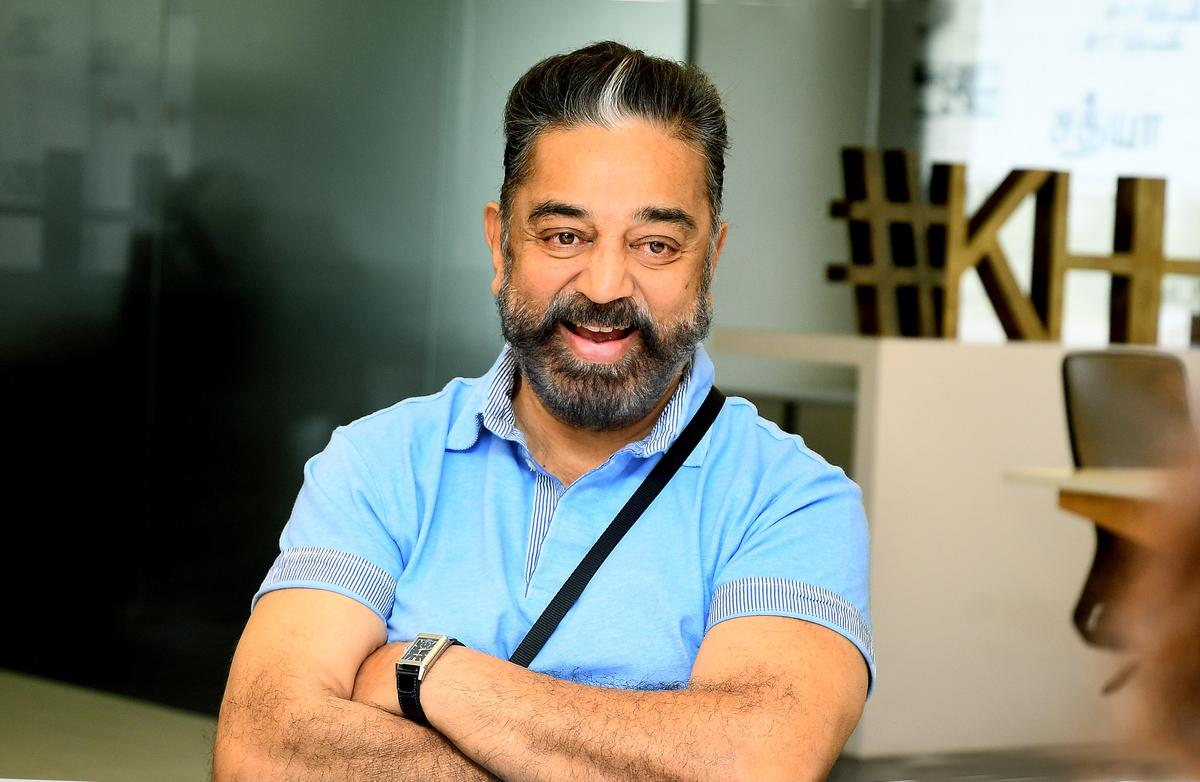
#> input picture cv3.guvi/kamal1.jpg, 1200 x 782 px
$ python keypoints.py
#> lines starting #> are read from the running program, lines starting #| are printed output that depends on the picture
import cv2
import matplotlib.pyplot as plt

img = cv2.imread("kamal1.jpg")
#> img is the input picture: shape (782, 1200, 3); mean B, G, R 110.7, 125.4, 126.8
gray = cv2.cvtColor(img,cv2.COLOR_BGR2GRAY)
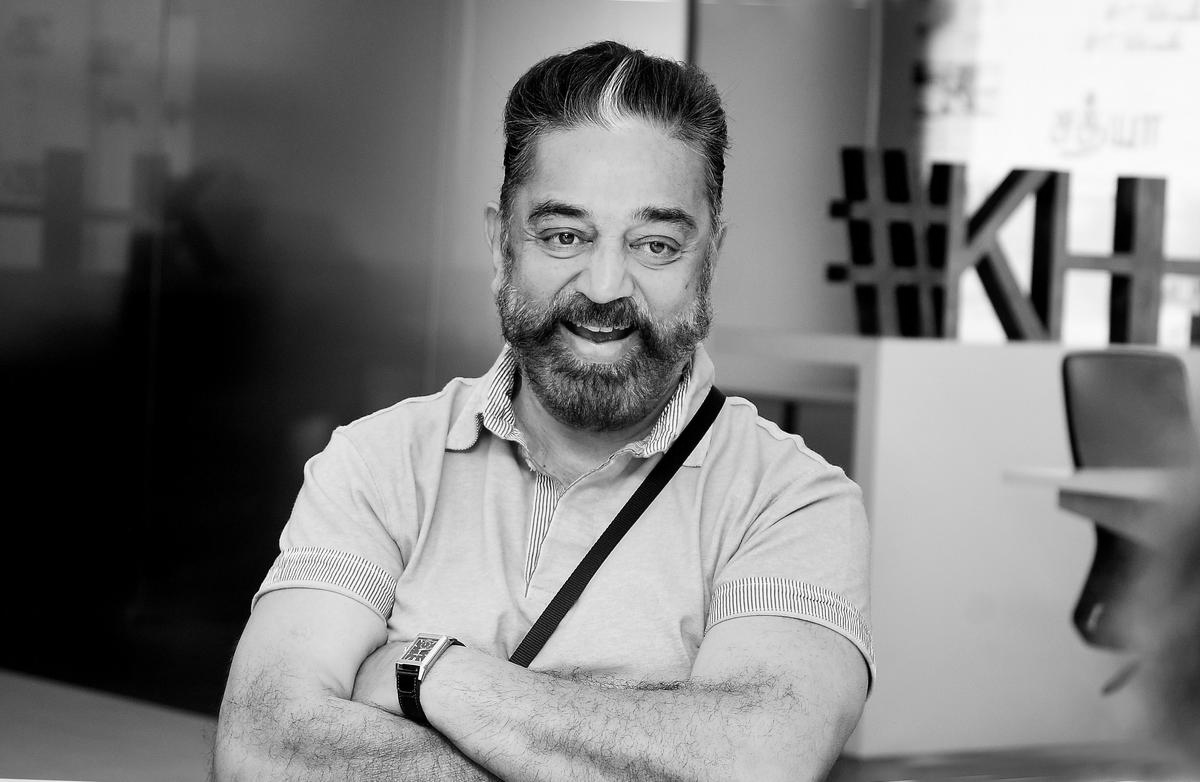
#> gray: shape (782, 1200); min 0, max 255, mean 124.1

#SIFT
sift = cv2.SIFT_create()
keypoints, descriptors = sift.detectAndCompute(gray,None)
#> keypoints = 1015 keypoints; strongest (x, y, size): (419, 678, 2.2), (1049, 191, 26.1), (408, 681, 18.4), (1126, 188, 16.6)

img_sift = cv2.drawKeypoints(img,keypoints,None,flags = cv2.DRAW_MATCHES_FLAGS_DRAW_RICH_KEYPOINTS)
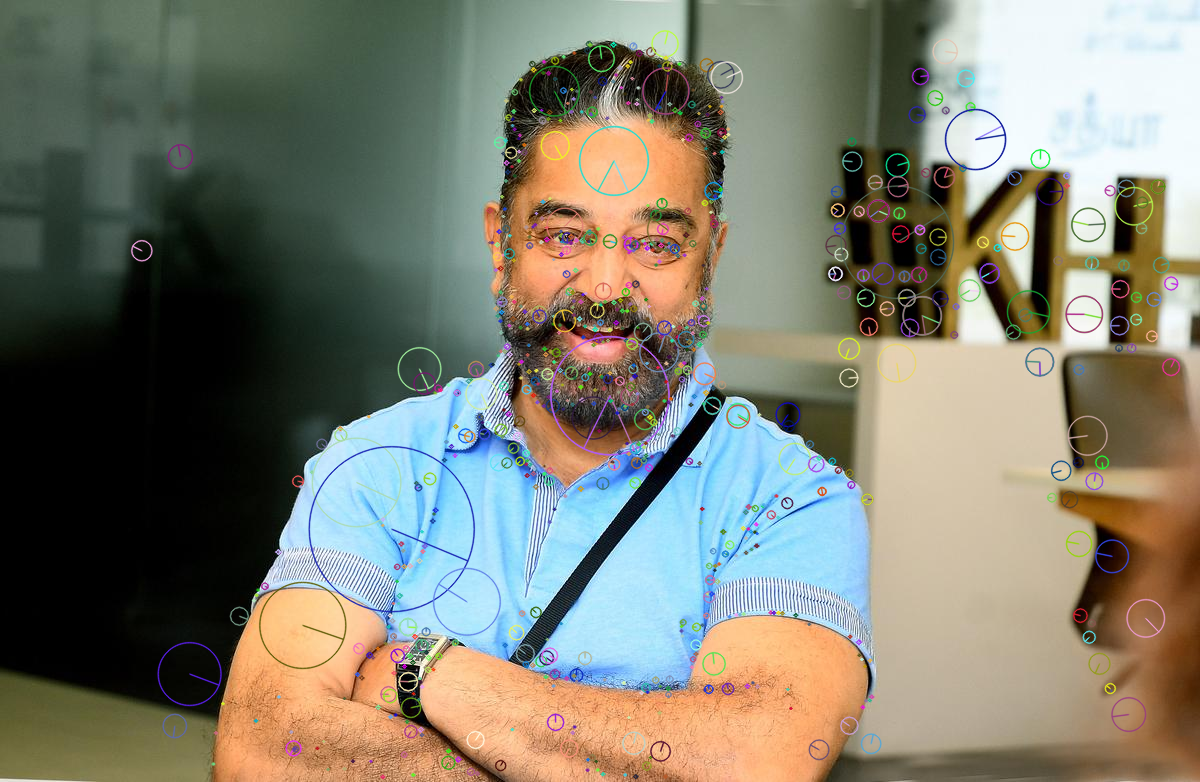
#> img_sift: shape (782, 1200, 3); mean B, G, R 111.5, 125.6, 126.8

plt.imshow(cv2.cvtColor(img_sift,cv2.COLOR_BGR2RGB))
plt.axis("off")
plt.show()

$ run again, with cv3.guvi/kamal2.jpg copied over cv3.guvi/kamal1.jpg
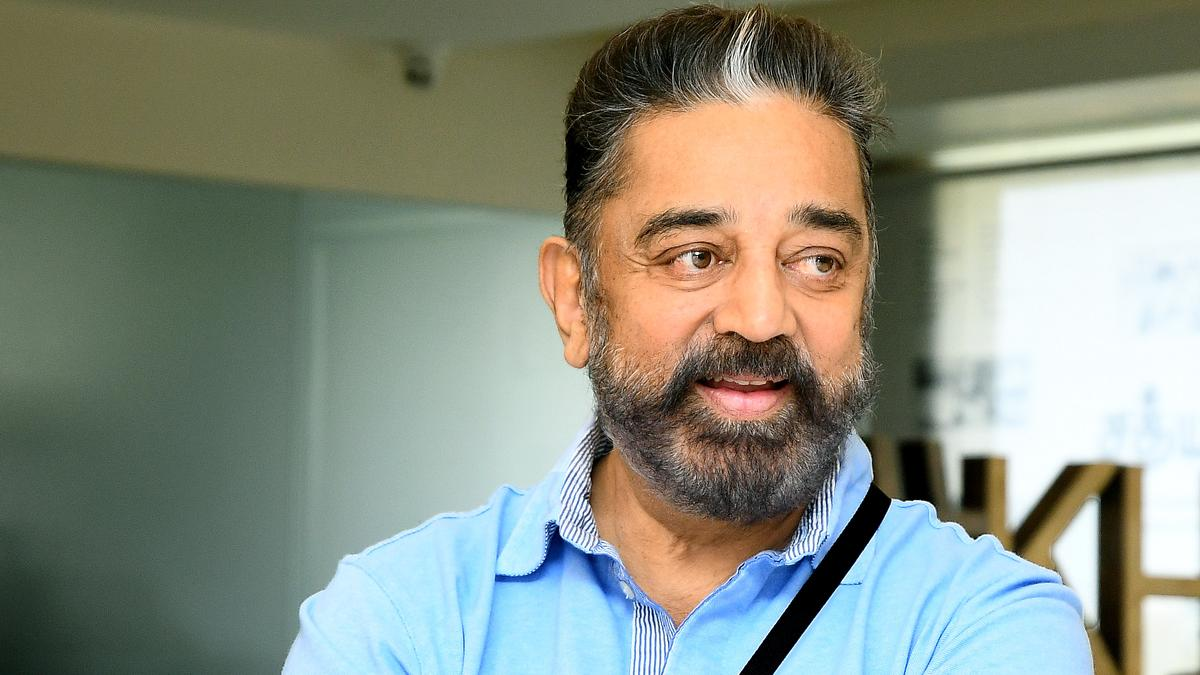
#> input picture cv3.guvi/kamal2.jpg, 1200 x 675 px
#> img is the input picture: shape (675, 1200, 3); mean B, G, R 128.6, 142.2, 136.3
#> `gray = cv2.cvtColor(img,cv2.COLOR_BGR2GRAY)`:
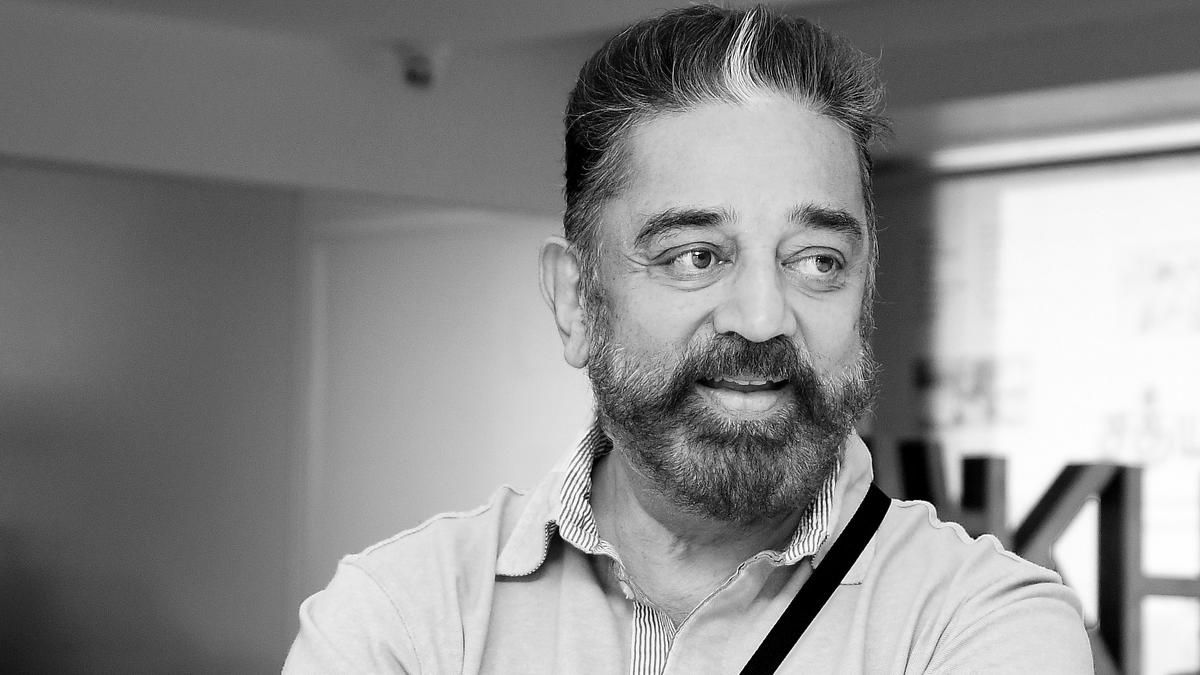
#> gray: shape (675, 1200); min 0, max 255, mean 138.9
#> keypoints = 984 keypoints; strongest (x, y, size): (697, 253, 2.2), (977, 471, 22.3), (1117, 492, 33.4), (824, 502, 2)
#> `img_sift = cv2.drawKeypoints(img,keypoints,None,flags = cv2.DRAW_MATCH..`:
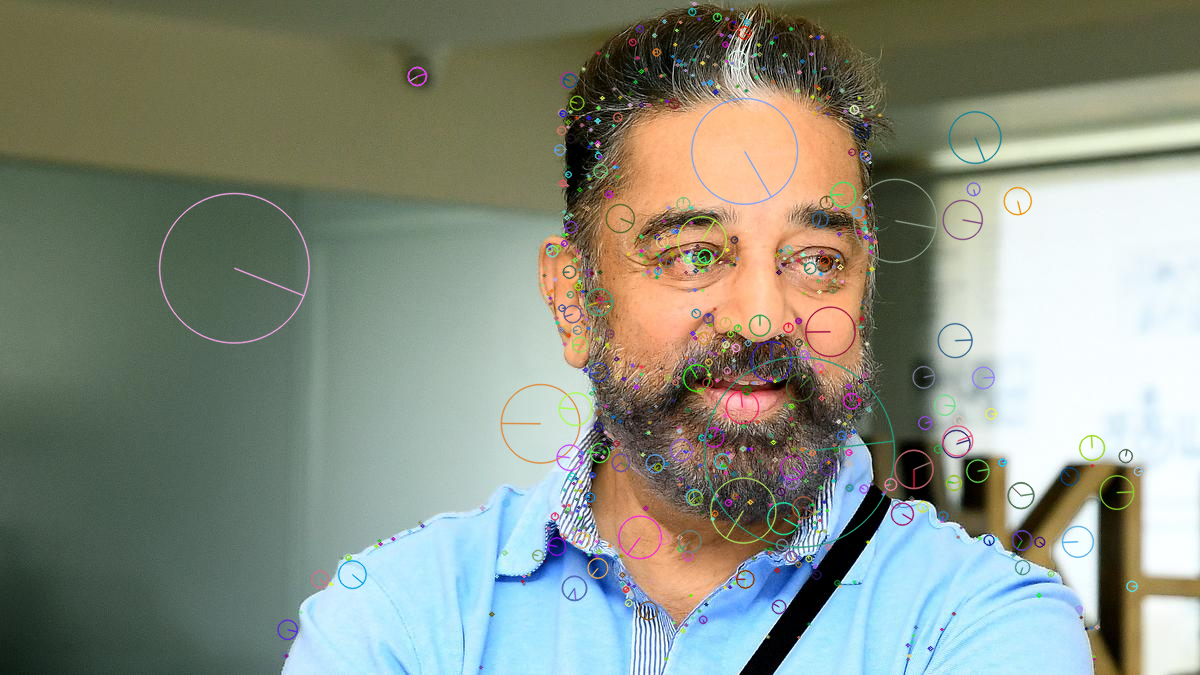
#> img_sift: shape (675, 1200, 3); mean B, G, R 129.3, 142.4, 136.2

$ run again, with cv3.guvi/img1.jpg copied over cv3.guvi/kamal1.jpg
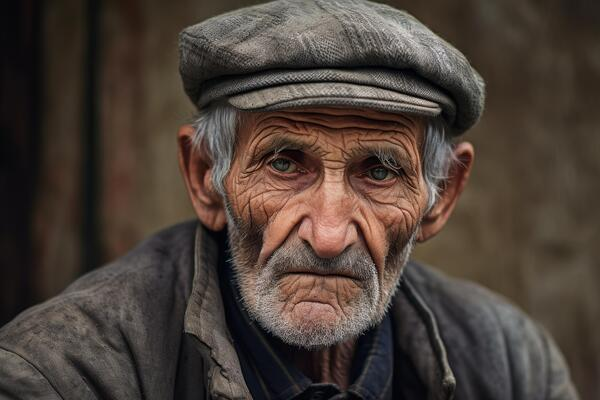
#> input picture cv3.guvi/img1.jpg, 600 x 400 px
#> img is the input picture: shape (400, 600, 3); mean B, G, R 55.5, 63.1, 74.8
#> `gray = cv2.cvtColor(img,cv2.COLOR_BGR2GRAY)`:
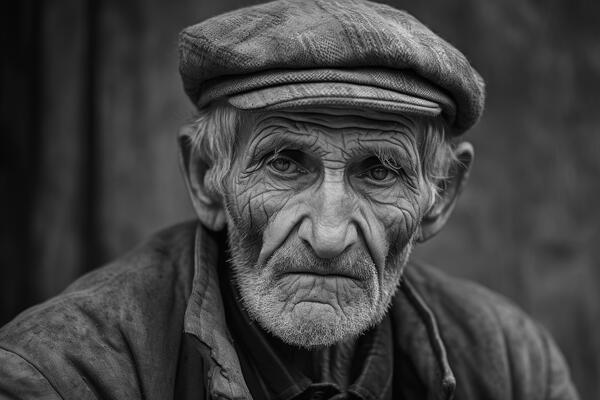
#> gray: shape (400, 600); min 0, max 226, mean 65.7
#> keypoints = 979 keypoints; strongest (x, y, size): (467, 146, 6.5), (411, 37, 27.6), (297, 225, 6.2), (450, 377, 6)
#> `img_sift = cv2.drawKeypoints(img,keypoints,None,flags = cv2.DRAW_MATCH..`:
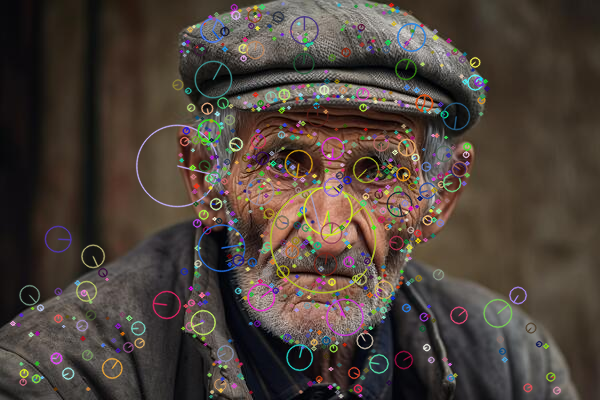
#> img_sift: shape (400, 600, 3); mean B, G, R 58.8, 66.3, 77

$ run again, with cv3.guvi/img2.jpg copied over cv3.guvi/kamal1.jpg
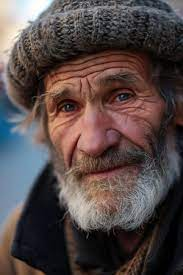
#> input picture cv3.guvi/img2.jpg, 183 x 275 px
#> img is the input picture: shape (275, 183, 3); mean B, G, R 70.7, 71.8, 84.2
#> `gray = cv2.cvtColor(img,cv2.COLOR_BGR2GRAY)`:
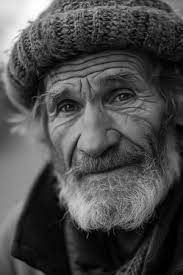
#> gray: shape (275, 183); min 0, max 255, mean 75.4
#> keypoints = 436 keypoints; strongest (x, y, size): (83, 207, 26.1), (44, 202, 26.6), (69, 104, 15.2), (72, 23, 1.9)
#> `img_sift = cv2.drawKeypoints(img,keypoints,None,flags = cv2.DRAW_MATCH..`:
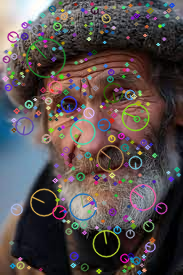
#> img_sift: shape (275, 183, 3); mean B, G, R 77.5, 78.1, 87.9
